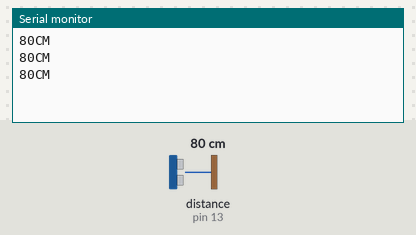
Simulated run of this sketch. Board: Arduino Uno, built with avr-gcc and run on an emulated ATmega328P. On the bench: the last lines printed to the serial monitor. The inputs (shaded band) are chosen by the test bench; at power-on: distance to the obstacle (sensor on pin 13) 80 cm. The echo pulse lasts 58.3 µs per cm.

Above: at 1.3 s.
1.4 s: distance to the obstacle (sensor on pin 13) set to 2 cm
At 1.9 s:
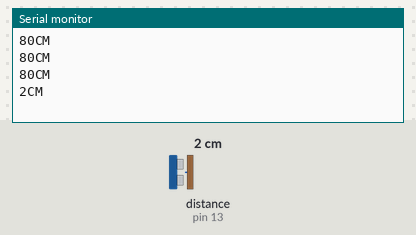
2.9 s: distance to the obstacle (sensor on pin 13) set to 4 cm
At 3.4 s:
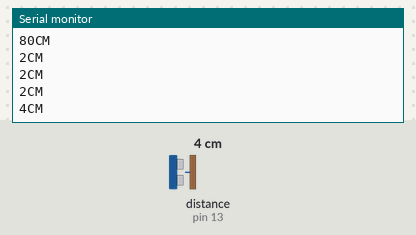
Timing chart, 0 to 5.9 s (numbered marks = the images above; inputs shaded):
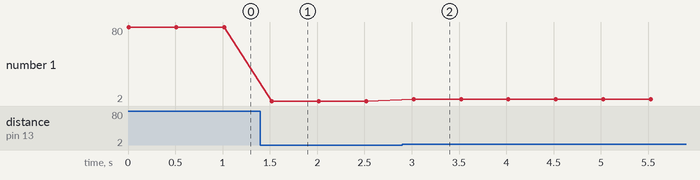

Measured:
- after the input at 1.4 s, the serial monitor: prints a new line after 0.12 s (image 1)
- after the input at 2.9 s, the serial monitor: prints a new line after 0.12 s (image 2)
- plotted number 1: 80 → 2 after the input at 1.4 s, 2 → 4 after the input at 2.9 s

The sketch:

HR40_TESTIING.ino
```cpp
#include <Ultrasonic.h>

Ultrasonic sonic(12,13);
int distance;
int trigPin = 12;                  //Trig Pin
int echoPin = 13;                  //Echo Pin
long duration, cm, inches;

void setup() {
  // put your setup code here, to run once:
  Serial.begin(9600);

  pinMode(trigPin, OUTPUT);        // 定義輸入及輸出
  pinMode(echoPin, INPUT);


}

void loop() {
  // put your main code here, to run repeatedly:

  distance=sonic.read();//

  Serial.println(String(distance)+"CM");


  /*
  digitalWrite(trigPin, LOW);
  delayMicroseconds(5);
  digitalWrite(trigPin, HIGH);     // 給 Trig 高電位，持續 10微秒
  delayMicroseconds(10);
  digitalWrite(trigPin, LOW);

  pinMode(echoPin, INPUT);             // 讀取 echo 的電位
  duration = pulseIn(echoPin, HIGH);   // 收到高電位時的時間

  cm = (duration/2) / 29.1;         // 將時間換算成距離 cm 或 inch
  inches = (duration/2) / 74;

  Serial.print("Distance : ");
  Serial.print(inches);
  Serial.print("in,   ");
  Serial.print(cm);
  Serial.print("cm");
  Serial.println();*/


  delay(500);


}
```
